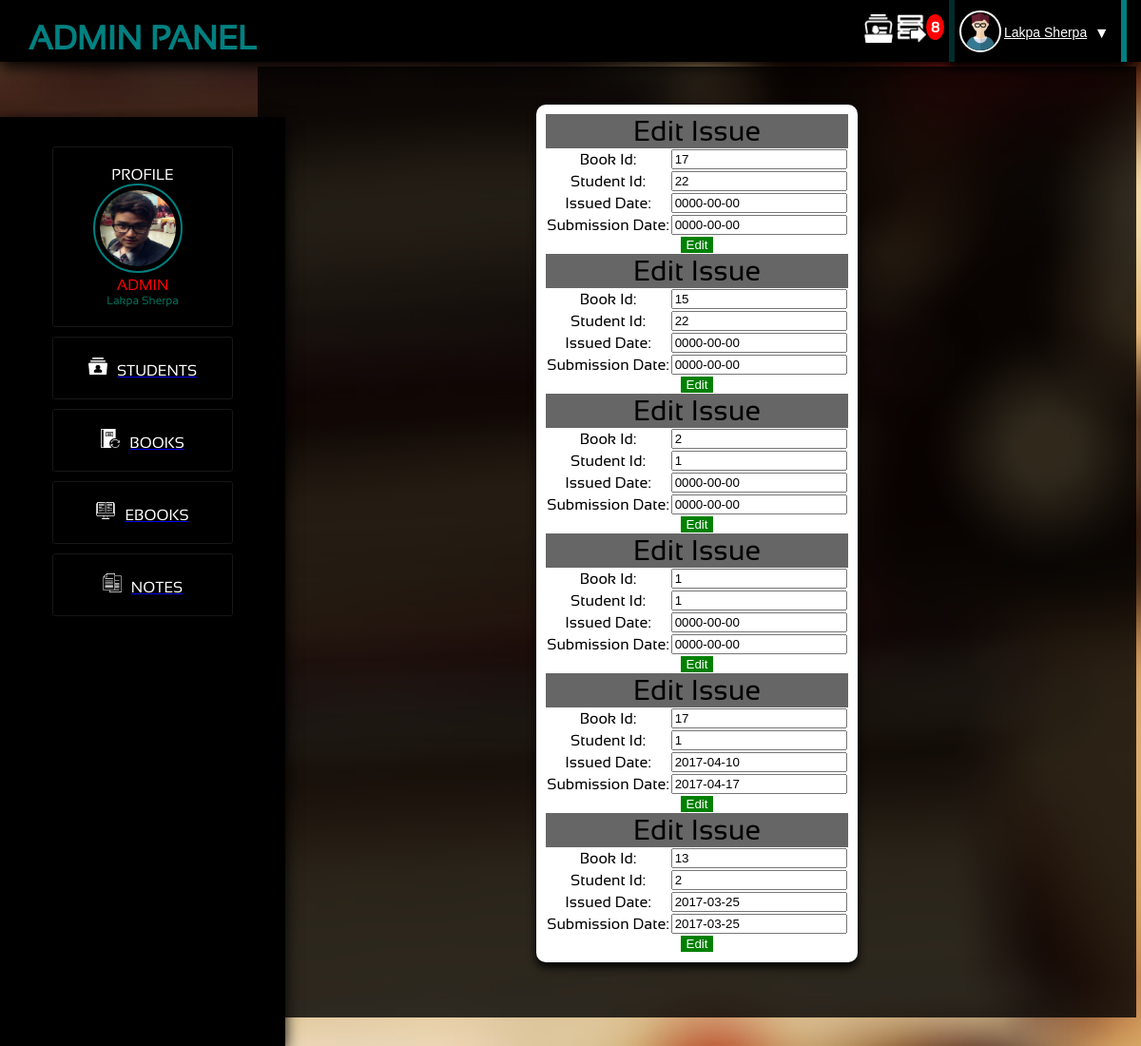
Screenshot of /admin/edit_issue.php (signed in) with the database file from the repository.
### tables this page shows
CREATE TABLE `issues` (
  `tid` int(11) NOT NULL,
  `issuedate` date NOT NULL,
  `submission` date NOT NULL,
  `b_id` int(11) NOT NULL,
  `s_id` int(11) NOT NULL,
  `bookmarked` date NOT NULL
);

### admin/class/class.ManageIssue.php (called while the page is built, shortened)
<?php
	include_once('../class.database.php');
	class ManageIssue{
		public $linker;
		function __construct(){
			$db_connection = new dbConnection();
			$this->linker = $db_connection->connect();
			return $this->linker;
		}
		function listIssue($limit){
			$query = $this->linker->query("SELECT * FROM issues,student,books WHERE sid=s_id AND bid=b_id ORDER BY tid DESC $limit");
			$counts = $query->rowCount();
			if($counts >= 1){
				$result = $query->fetchAll();
			}else{
				$result = $counts;
			}
			return $result;
		}
	}
?>

### class.database.php (called while the page is built, shortened)
<?php
	class dbConnection{
		public $db_name = 'php-librarys';
		public $db_user = 'root';
		public $db_pass = '';
		public $db_host = 'localhost';
		function connect(){
			try{
				$this->db_conn = new PDO("mysql:host=$this->db_host;dbname=$this->db_name",
					$this->db_user,$this->db_pass);
				return $this->db_conn;
			}
			catch(PDOException $e){
				return $e->getMessage();
			}
		}
	}
?>

### admin/manage/manage.issues.php (called while the page is built, shortened)
<?php
	include_once('class/class.ManageIssue.php');
	$init = new ManageIssue();
	if(isset($_GET['tid']))
	{
	    $tid = $_GET['tid'];
	    $list_issue = $init->listIdIssue($tid);
	}else{
        if(isset($_GET['page'])){
          $page = preg_replace("#[^0-9]#","",$_GET['page']);
        }else{
          $page = 1;
        }
        $perPage = 6;
        $limit = "LIMIT ".($page-1)*$perPage.",$perPage";
        $list_issue = $init->listIssue($limit);
	}

### admin/edit_issue.php (the view, shortened to what this page needs)
<?php
  include_once('header.php');
  include_once('class/class.ManageIssue.php');
  include_once('manage/manage.issues.php');
?>
<div class="main_content"><center>
<table class="admin_table">
    <form method="post" action="edit_issue.php" enctype="multipart/form-data">
    <?php
      foreach ($list_issue as $key => $values) {
    ?>
      <tr class="trans"><td colspan="2" style="font-size:30px; color:black;">Edit Issue</td></tr>
      <tr>
      <tr>
        <td><label for="Title">Book Id:</label></td>
  			<td><input type="text" name="b_id" id="b_id" value="<?php echo $values['b_id']; ?>" /></td>
      </tr>
      <tr>
        <td><label for="Title">Student Id:</label></td>
  			<td><input type="text" name="s_id" id="s_id" value="<?php echo $values['s_id']; ?>" /></td>
      </tr>
      <tr>
        <td><label for="Title">Issued Date:</label></td>
        <td><input type="text" name="issuedate" id="due_date1" value="<?php echo $values['issuedate']; ?>" /></td>
      </tr>
      <tr>
        <td><label for="Title">Submission Date:</label></td>
        <td><input type="text" name="submission" id="due_date" value="<?php echo $values['submission']; ?>" /></td>
      </tr>
      <tr>
      <tr>
        <td colspan="2"><input type="submit" value="Edit" name="edit_issue" style="background:green;color:white;border:0px;"/></td>
      </tr>
    <?php
      }
    ?>
  	</form>
</table>
</div>
</body>
</html>

### admin/admin_style.css (style rules this page uses)
body,html { margin:0px; padding:0px; background:#5C5B5C; font-family:sansation; }
.trans { background:rgba(0,0,0,0.6); }
.main_content { background:rgba(0,0,0,0.8); height:1000px; width:77%; float:right; color:white; margin-top:70px; margin-right:5px; }
#admin_table,.admin_table { color:white; margin-top:10px; padding:10px; border-spacing:0px; text-align:center; //border:2px solid white; box-shadow:0px 5px 10px black; border-radius:10px; background:white;color:black; display:none; }
.admin_table { display:inline-block; margin-top:40px; }

### rows the page displays
issues: b_id "17", s_id "22", issuedate "0000-00-00", submission "0000-00-00"
issues: b_id "15", s_id "22", issuedate "0000-00-00", submission "0000-00-00"
issues: b_id "2", s_id "1", issuedate "0000-00-00", submission "0000-00-00"
issues: b_id "1", s_id "1", issuedate "0000-00-00", submission "0000-00-00"
issues: b_id "17", s_id "1", issuedate "2017-04-10", submission "2017-04-17"
issues: b_id "13", s_id "2", issuedate "2017-03-25", submission "2017-03-25"

### other values shown
$_SESSION['todo_name'] "Lakpa Sherpa"
$init->countIssues() "8"
